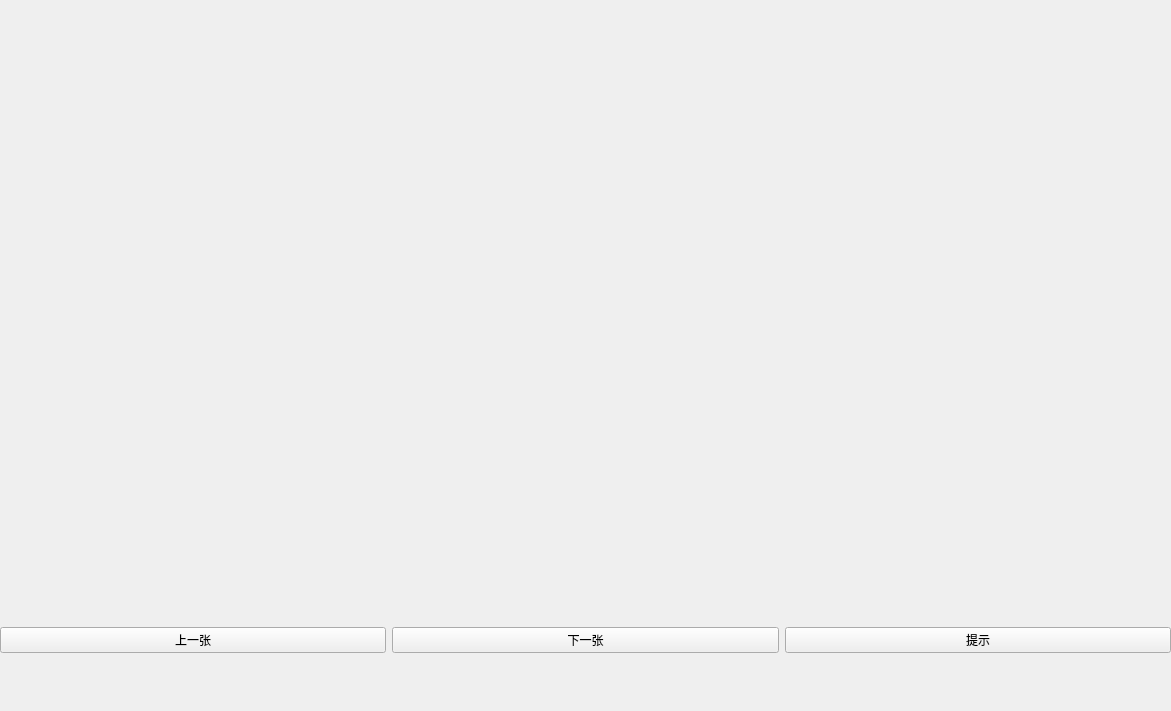
<?xml version="1.0" encoding="UTF-8"?>
<ui version="4.0">
 <class>xidan</class>
 <widget class="QWidget" name="xidan">
  <property name="geometry">
   <rect>
    <x>0</x>
    <y>0</y>
    <width>1171</width>
    <height>711</height>
   </rect>
  </property>
  <property name="windowTitle">
   <string>Form</string>
  </property>
  <widget class="QLabel" name="label">
   <property name="geometry">
    <rect>
     <x>20</x>
     <y>14</y>
     <width>1131</width>
     <height>541</height>
    </rect>
   </property>
   <property name="text">
    <string/>
   </property>
  </widget>
  <widget class="QWidget" name="horizontalLayoutWidget">
   <property name="geometry">
    <rect>
     <x>0</x>
     <y>570</y>
     <width>1171</width>
     <height>141</height>
    </rect>
   </property>
   <layout class="QHBoxLayout" name="horizontalLayout">
    <item>
     <widget class="QPushButton" name="pushButton">
      <property name="text">
       <string>上一张</string>
      </property>
     </widget>
    </item>
    <item>
     <widget class="QPushButton" name="pushButton_2">
      <property name="text">
       <string>下一张</string>
      </property>
     </widget>
    </item>
    <item>
     <widget class="QPushButton" name="pushButton_3">
      <property name="text">
       <string>提示</string>
      </property>
     </widget>
    </item>
   </layout>
  </widget>
 </widget>
 <resources/>
 <connections/>
</ui>
